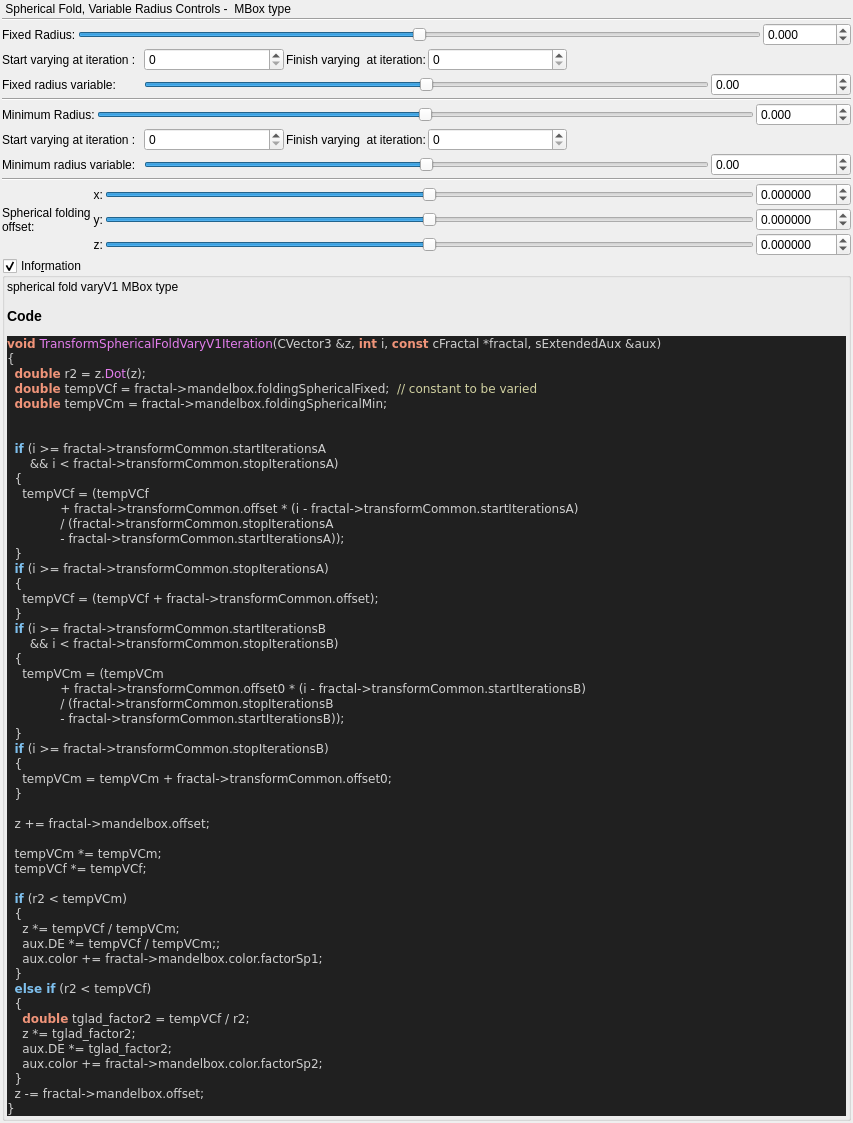
 <widget class="QWidget" name="Form">
  <property name="geometry">
   <rect>
    <x>0</x>
    <y>0</y>
    <width>853</width>
    <height>489</height>
   </rect>
  </property>
  <property name="windowTitle">
   <string>Form</string>
  </property>
  <layout class="QVBoxLayout" name="verticalLayout">
   <property name="spacing">
    <number>2</number>
   </property>
   <property name="leftMargin">
    <number>2</number>
   </property>
   <property name="topMargin">
    <number>2</number>
   </property>
   <property name="rightMargin">
    <number>2</number>
   </property>
   <property name="bottomMargin">
    <number>2</number>
   </property>
   <item>
    <widget class="QLabel" name="label_17">
     <property name="text">
      <string> Spherical Fold, Variable Radius Controls -  MBox type</string>
     </property>
    </widget>
   </item>
   <item>
    <widget class="Line" name="line_3">
     <property name="orientation">
      <enum>Qt::Horizontal</enum>
     </property>
    </widget>
   </item>
   <item>
    <layout class="QGridLayout" name="gridLayout_3">
     <item row="1" column="0">
      <widget class="QLabel" name="label_18">
       <property name="text">
        <string>Fixed Radius:</string>
       </property>
      </widget>
     </item>
     <item row="1" column="2">
      <widget class="MyDoubleSpinBox" name="spinbox_mandelbox_folding_fixed_radius">
       <property name="sizePolicy">
        <sizepolicy hsizetype="Minimum" vsizetype="Maximum">
         <horstretch>0</horstretch>
         <verstretch>0</verstretch>
        </sizepolicy>
       </property>
       <property name="prefix">
        <string/>
       </property>
       <property name="suffix">
        <string/>
       </property>
       <property name="decimals">
        <number>3</number>
       </property>
       <property name="minimum">
        <double>-36000.000000000000000</double>
       </property>
       <property name="maximum">
        <double>36000.000000000000000</double>
       </property>
       <property name="singleStep">
        <double>0.100000000000000</double>
       </property>
      </widget>
     </item>
     <item row="1" column="1">
      <widget class="QSlider" name="slider_mandelbox_folding_fixed_radius">
       <property name="sizePolicy">
        <sizepolicy hsizetype="Expanding" vsizetype="Maximum">
         <horstretch>0</horstretch>
         <verstretch>0</verstretch>
        </sizepolicy>
       </property>
       <property name="minimum">
        <number>-18000</number>
       </property>
       <property name="maximum">
        <number>18000</number>
       </property>
       <property name="value">
        <number>0</number>
       </property>
       <property name="sliderPosition">
        <number>0</number>
       </property>
       <property name="orientation">
        <enum>Qt::Horizontal</enum>
       </property>
      </widget>
     </item>
    </layout>
   </item>
   <item>
    <layout class="QGridLayout" name="gridLayout_37">
     <property name="spacing">
      <number>2</number>
     </property>
     <item row="1" column="0">
      <widget class="QLabel" name="label_82">
       <property name="text">
        <string>Fixed radius variable:</string>
       </property>
      </widget>
     </item>
     <item row="1" column="5">
      <widget class="MyDoubleSpinBox" name="spinbox_transf_offset">
       <property name="sizePolicy">
        <sizepolicy hsizetype="Minimum" vsizetype="Maximum">
         <horstretch>0</horstretch>
         <verstretch>0</verstretch>
        </sizepolicy>
       </property>
       <property name="prefix">
        <string/>
       </property>
       <property name="suffix">
        <string/>
       </property>
       <property name="decimals">
        <number>2</number>
       </property>
       <property name="minimum">
        <double>-1000.000000000000000</double>
       </property>
       <property name="maximum">
        <double>1000.000000000000000</double>
       </property>
       <property name="singleStep">
        <double>0.100000000000000</double>
       </property>
      </widget>
     </item>
     <item row="0" column="0">
      <widget class="QLabel" name="label_172">
       <property name="text">
        <string>Start varying at iteration :</string>
       </property>
      </widget>
     </item>
     <item row="0" column="4" colspan="2">
      <spacer name="horizontalSpacer_18">
       <property name="orientation">
        <enum>Qt::Horizontal</enum>
       </property>
       <property name="sizeHint" stdset="0">
        <size>
         <width>40</width>
         <height>20</height>
        </size>
       </property>
      </spacer>
     </item>
     <item row="0" column="1">
      <widget class="MySpinBox" name="spinboxInt_transf_start_iterations_A">
       <property name="sizePolicy">
        <sizepolicy hsizetype="Minimum" vsizetype="Maximum">
         <horstretch>0</horstretch>
         <verstretch>0</verstretch>
        </sizepolicy>
       </property>
       <property name="maximum">
        <number>250</number>
       </property>
      </widget>
     </item>
     <item row="0" column="2">
      <widget class="QLabel" name="label_170">
       <property name="text">
        <string>Finish varying  at iteration:</string>
       </property>
      </widget>
     </item>
     <item row="0" column="3">
      <widget class="MySpinBox" name="spinboxInt_transf_stop_iterations_A">
       <property name="sizePolicy">
        <sizepolicy hsizetype="Minimum" vsizetype="Maximum">
         <horstretch>0</horstretch>
         <verstretch>0</verstretch>
        </sizepolicy>
       </property>
       <property name="maximum">
        <number>250</number>
       </property>
      </widget>
     </item>
     <item row="1" column="1" colspan="4">
      <widget class="QSlider" name="slider_transf_offset">
       <property name="sizePolicy">
        <sizepolicy hsizetype="Expanding" vsizetype="Maximum">
         <horstretch>0</horstretch>
         <verstretch>0</verstretch>
        </sizepolicy>
       </property>
       <property name="minimum">
        <number>-18000</number>
       </property>
       <property name="maximum">
        <number>18000</number>
       </property>
       <property name="value">
        <number>0</number>
       </property>
       <property name="sliderPosition">
        <number>0</number>
       </property>
       <property name="orientation">
        <enum>Qt::Horizontal</enum>
       </property>
      </widget>
     </item>
    </layout>
   </item>
   <item>
    <widget class="Line" name="line">
     <property name="orientation">
      <enum>Qt::Horizontal</enum>
     </property>
    </widget>
   </item>
   <item>
    <layout class="QGridLayout" name="gridLayout_2">
     <item row="1" column="0">
      <widget class="QLabel" name="label_47">
       <property name="text">
        <string>Minimum Radius:</string>
       </property>
      </widget>
     </item>
     <item row="1" column="1">
      <widget class="QSlider" name="slider_mandelbox_folding_min_radius">
       <property name="sizePolicy">
        <sizepolicy hsizetype="Expanding" vsizetype="Maximum">
         <horstretch>0</horstretch>
         <verstretch>0</verstretch>
        </sizepolicy>
       </property>
       <property name="minimum">
        <number>-18000</number>
       </property>
       <property name="maximum">
        <number>18000</number>
       </property>
       <property name="value">
        <number>0</number>
       </property>
       <property name="sliderPosition">
        <number>0</number>
       </property>
       <property name="orientation">
        <enum>Qt::Horizontal</enum>
       </property>
      </widget>
     </item>
     <item row="1" column="2">
      <widget class="MyDoubleSpinBox" name="spinbox_mandelbox_folding_min_radius">
       <property name="sizePolicy">
        <sizepolicy hsizetype="Minimum" vsizetype="Maximum">
         <horstretch>0</horstretch>
         <verstretch>0</verstretch>
        </sizepolicy>
       </property>
       <property name="prefix">
        <string/>
       </property>
       <property name="suffix">
        <string/>
       </property>
       <property name="decimals">
        <number>3</number>
       </property>
       <property name="minimum">
        <double>-360000.000000000000000</double>
       </property>
       <property name="maximum">
        <double>360000.000000000000000</double>
       </property>
       <property name="singleStep">
        <double>0.100000000000000</double>
       </property>
      </widget>
     </item>
    </layout>
   </item>
   <item>
    <layout class="QGridLayout" name="gridLayout_36">
     <property name="spacing">
      <number>2</number>
     </property>
     <item row="0" column="1">
      <widget class="MySpinBox" name="spinboxInt_transf_start_iterations_B">
       <property name="sizePolicy">
        <sizepolicy hsizetype="Minimum" vsizetype="Maximum">
         <horstretch>0</horstretch>
         <verstretch>0</verstretch>
        </sizepolicy>
       </property>
       <property name="maximum">
        <number>250</number>
       </property>
      </widget>
     </item>
     <item row="1" column="5">
      <widget class="MyDoubleSpinBox" name="spinbox_transf_offset_0">
       <property name="sizePolicy">
        <sizepolicy hsizetype="Minimum" vsizetype="Maximum">
         <horstretch>0</horstretch>
         <verstretch>0</verstretch>
        </sizepolicy>
       </property>
       <property name="prefix">
        <string/>
       </property>
       <property name="suffix">
        <string/>
       </property>
       <property name="decimals">
        <number>2</number>
       </property>
       <property name="minimum">
        <double>-1000.000000000000000</double>
       </property>
       <property name="maximum">
        <double>1000.000000000000000</double>
       </property>
       <property name="singleStep">
        <double>0.100000000000000</double>
       </property>
      </widget>
     </item>
     <item row="0" column="2">
      <widget class="QLabel" name="label_169">
       <property name="text">
        <string>Finish varying  at iteration:</string>
       </property>
      </widget>
     </item>
     <item row="1" column="1" colspan="4">
      <widget class="QSlider" name="slider_transf_offset_0">
       <property name="sizePolicy">
        <sizepolicy hsizetype="Expanding" vsizetype="Maximum">
         <horstretch>0</horstretch>
         <verstretch>0</verstretch>
        </sizepolicy>
       </property>
       <property name="minimum">
        <number>-18000</number>
       </property>
       <property name="maximum">
        <number>18000</number>
       </property>
       <property name="value">
        <number>0</number>
       </property>
       <property name="sliderPosition">
        <number>0</number>
       </property>
       <property name="orientation">
        <enum>Qt::Horizontal</enum>
       </property>
      </widget>
     </item>
     <item row="1" column="0">
      <widget class="QLabel" name="label_81">
       <property name="text">
        <string>Minimum radius variable:</string>
       </property>
      </widget>
     </item>
     <item row="0" column="0">
      <widget class="QLabel" name="label_171">
       <property name="text">
        <string>Start varying at iteration :</string>
       </property>
      </widget>
     </item>
     <item row="0" column="4" colspan="2">
      <spacer name="horizontalSpacer_17">
       <property name="orientation">
        <enum>Qt::Horizontal</enum>
       </property>
       <property name="sizeHint" stdset="0">
        <size>
         <width>40</width>
         <height>20</height>
        </size>
       </property>
      </spacer>
     </item>
     <item row="0" column="3">
      <widget class="MySpinBox" name="spinboxInt_transf_stop_iterations_B">
       <property name="sizePolicy">
        <sizepolicy hsizetype="Minimum" vsizetype="Maximum">
         <horstretch>0</horstretch>
         <verstretch>0</verstretch>
        </sizepolicy>
       </property>
       <property name="maximum">
        <number>250</number>
       </property>
      </widget>
     </item>
    </layout>
   </item>
   <item>
    <widget class="Line" name="line_2">
     <property name="orientation">
      <enum>Qt::Horizontal</enum>
     </property>
    </widget>
   </item>
   <item>
    <layout class="QGridLayout" name="gridLayout_16">
     <property name="spacing">
      <number>2</number>
     </property>
     <item row="3" column="0" rowspan="3">
      <widget class="QLabel" name="label_15">
       <property name="text">
        <string>Spherical folding
offset:</string>
       </property>
      </widget>
     </item>
     <item row="4" column="3">
      <widget class="MyDoubleSpinBox" name="spinbox3_mandelbox_offset_y">
       <property name="sizePolicy">
        <sizepolicy hsizetype="Minimum" vsizetype="Maximum">
         <horstretch>0</horstretch>
         <verstretch>0</verstretch>
        </sizepolicy>
       </property>
       <property name="prefix">
        <string/>
       </property>
       <property name="suffix">
        <string/>
       </property>
       <property name="decimals">
        <number>6</number>
       </property>
       <property name="minimum">
        <double>-100.000000000000000</double>
       </property>
       <property name="maximum">
        <double>100.000000000000000</double>
       </property>
       <property name="singleStep">
        <double>0.100000000000000</double>
       </property>
      </widget>
     </item>
     <item row="3" column="3">
      <widget class="MyDoubleSpinBox" name="spinbox3_mandelbox_offset_x">
       <property name="sizePolicy">
        <sizepolicy hsizetype="Minimum" vsizetype="Maximum">
         <horstretch>0</horstretch>
         <verstretch>0</verstretch>
        </sizepolicy>
       </property>
       <property name="prefix">
        <string/>
       </property>
       <property name="suffix">
        <string/>
       </property>
       <property name="decimals">
        <number>6</number>
       </property>
       <property name="minimum">
        <double>-100.000000000000000</double>
       </property>
       <property name="maximum">
        <double>100.000000000000000</double>
       </property>
       <property name="singleStep">
        <double>0.100000000000000</double>
       </property>
      </widget>
     </item>
     <item row="4" column="1">
      <widget class="QLabel" name="label_116">
       <property name="sizePolicy">
        <sizepolicy hsizetype="Preferred" vsizetype="Preferred">
         <horstretch>0</horstretch>
         <verstretch>0</verstretch>
        </sizepolicy>
       </property>
       <property name="text">
        <string>y:</string>
       </property>
       <property name="alignment">
        <set>Qt::AlignRight|Qt::AlignTrailing|Qt::AlignVCenter</set>
       </property>
      </widget>
     </item>
     <item row="5" column="1">
      <widget class="QLabel" name="label_117">
       <property name="sizePolicy">
        <sizepolicy hsizetype="Preferred" vsizetype="Preferred">
         <horstretch>0</horstretch>
         <verstretch>0</verstretch>
        </sizepolicy>
       </property>
       <property name="text">
        <string>z:</string>
       </property>
       <property name="alignment">
        <set>Qt::AlignRight|Qt::AlignTrailing|Qt::AlignVCenter</set>
       </property>
      </widget>
     </item>
     <item row="3" column="2">
      <widget class="QSlider" name="slider3_mandelbox_offset_x">
       <property name="sizePolicy">
        <sizepolicy hsizetype="Expanding" vsizetype="Maximum">
         <horstretch>0</horstretch>
         <verstretch>0</verstretch>
        </sizepolicy>
       </property>
       <property name="minimum">
        <number>-1000000</number>
       </property>
       <property name="maximum">
        <number>1000000</number>
       </property>
       <property name="singleStep">
        <number>1</number>
       </property>
       <property name="orientation">
        <enum>Qt::Horizontal</enum>
       </property>
      </widget>
     </item>
     <item row="5" column="3">
      <widget class="MyDoubleSpinBox" name="spinbox3_mandelbox_offset_z">
       <property name="sizePolicy">
        <sizepolicy hsizetype="Minimum" vsizetype="Maximum">
         <horstretch>0</horstretch>
         <verstretch>0</verstretch>
        </sizepolicy>
       </property>
       <property name="prefix">
        <string/>
       </property>
       <property name="suffix">
        <string/>
       </property>
       <property name="decimals">
        <number>6</number>
       </property>
       <property name="minimum">
        <double>-100.000000000000000</double>
       </property>
       <property name="maximum">
        <double>100.000000000000000</double>
       </property>
       <property name="singleStep">
        <double>0.100000000000000</double>
       </property>
      </widget>
     </item>
     <item row="5" column="2">
      <widget class="QSlider" name="slider3_mandelbox_offset_z">
       <property name="sizePolicy">
        <sizepolicy hsizetype="Expanding" vsizetype="Maximum">
         <horstretch>0</horstretch>
         <verstretch>0</verstretch>
        </sizepolicy>
       </property>
       <property name="minimum">
        <number>-1000000</number>
       </property>
       <property name="maximum">
        <number>1000000</number>
       </property>
       <property name="singleStep">
        <number>1</number>
       </property>
       <property name="orientation">
        <enum>Qt::Horizontal</enum>
       </property>
      </widget>
     </item>
     <item row="3" column="1">
      <widget class="QLabel" name="label_115">
       <property name="sizePolicy">
        <sizepolicy hsizetype="Preferred" vsizetype="Preferred">
         <horstretch>0</horstretch>
         <verstretch>0</verstretch>
        </sizepolicy>
       </property>
       <property name="text">
        <string>x:</string>
       </property>
       <property name="alignment">
        <set>Qt::AlignRight|Qt::AlignTrailing|Qt::AlignVCenter</set>
       </property>
      </widget>
     </item>
     <item row="4" column="2">
      <widget class="QSlider" name="slider3_mandelbox_offset_y">
       <property name="sizePolicy">
        <sizepolicy hsizetype="Expanding" vsizetype="Maximum">
         <horstretch>0</horstretch>
         <verstretch>0</verstretch>
        </sizepolicy>
       </property>
       <property name="minimum">
        <number>-1000000</number>
       </property>
       <property name="maximum">
        <number>1000000</number>
       </property>
       <property name="singleStep">
        <number>1</number>
       </property>
       <property name="orientation">
        <enum>Qt::Horizontal</enum>
       </property>
      </widget>
     </item>
    </layout>
   </item>
   <item>
    <widget class="MyGroupBox" name="groupCheck_info">
     <property name="title">
      <string>Info&amp;rmation</string>
     </property>
     <property name="flat">
      <bool>false</bool>
     </property>
     <property name="checkable">
      <bool>true</bool>
     </property>
     <layout class="QVBoxLayout" name="verticalLayout_2">
      <property name="spacing">
       <number>2</number>
      </property>
      <property name="leftMargin">
       <number>2</number>
      </property>
      <property name="topMargin">
       <number>2</number>
      </property>
      <property name="rightMargin">
       <number>2</number>
      </property>
      <property name="bottomMargin">
       <number>2</number>
      </property>
      <item>
       <widget class="QLabel" name="label_code_content">
        <property name="text">
         <string>&lt;p&gt;spherical fold varyV1 MBox type&lt;/p&gt;&lt;table&gt;
&lt;/table&gt;
&lt;h3&gt;Code&lt;/h3&gt;
&lt;body style=&quot;background-color:#202020&quot;&gt;
&lt;pre style=&quot;color:#d0d0d0; background-color:#202020;  font-family:'Courier New',monospace;&quot;&gt;&lt;span style=&quot;color:#f09479; font-weight:bold&quot;&gt;void&lt;/span&gt; &lt;span style=&quot;color:#e47eed&quot;&gt;TransformSphericalFoldVaryV1Iteration&lt;/span&gt;&lt;span style=&quot;color:#d0d0d0&quot;&gt;(&lt;/span&gt;CVector3 &lt;span style=&quot;color:#d0d0d0&quot;&gt;&amp;amp;&lt;/span&gt;z&lt;span style=&quot;color:#d0d0d0&quot;&gt;,&lt;/span&gt; &lt;span style=&quot;color:#f09479; font-weight:bold&quot;&gt;int&lt;/span&gt; i&lt;span style=&quot;color:#d0d0d0&quot;&gt;,&lt;/span&gt; &lt;span style=&quot;color:#f09479; font-weight:bold&quot;&gt;const&lt;/span&gt; cFractal &lt;span style=&quot;color:#d0d0d0&quot;&gt;*&lt;/span&gt;fractal&lt;span style=&quot;color:#d0d0d0&quot;&gt;,&lt;/span&gt; sExtendedAux &lt;span style=&quot;color:#d0d0d0&quot;&gt;&amp;amp;&lt;/span&gt;aux&lt;span style=&quot;color:#d0d0d0&quot;&gt;)&lt;/span&gt;
&lt;span style=&quot;color:#d0d0d0&quot;&gt;{&lt;/span&gt;
  &lt;span style=&quot;color:#f09479; font-weight:bold&quot;&gt;double&lt;/span&gt; r2 &lt;span style=&quot;color:#d0d0d0&quot;&gt;=&lt;/span&gt; z&lt;span style=&quot;color:#d0d0d0&quot;&gt;.&lt;/span&gt;&lt;span style=&quot;color:#e47eed&quot;&gt;Dot&lt;/span&gt;&lt;span style=&quot;color:#d0d0d0&quot;&gt;(&lt;/span&gt;z&lt;span style=&quot;color:#d0d0d0&quot;&gt;);&lt;/span&gt;
  &lt;span style=&quot;color:#f09479; font-weight:bold&quot;&gt;double&lt;/span&gt; tempVCf &lt;span style=&quot;color:#d0d0d0&quot;&gt;=&lt;/span&gt; fractal&lt;span style=&quot;color:#d0d0d0&quot;&gt;-&amp;gt;&lt;/span&gt;mandelbox&lt;span style=&quot;color:#d0d0d0&quot;&gt;.&lt;/span&gt;foldingSphericalFixed&lt;span style=&quot;color:#d0d0d0&quot;&gt;;&lt;/span&gt;  &lt;span style=&quot;color:#d0d0a0&quot;&gt;// constant to be varied&lt;/span&gt;
  &lt;span style=&quot;color:#f09479; font-weight:bold&quot;&gt;double&lt;/span&gt; tempVCm &lt;span style=&quot;color:#d0d0d0&quot;&gt;=&lt;/span&gt; fractal&lt;span style=&quot;color:#d0d0d0&quot;&gt;-&amp;gt;&lt;/span&gt;mandelbox&lt;span style=&quot;color:#d0d0d0&quot;&gt;.&lt;/span&gt;foldingSphericalMin&lt;span style=&quot;color:#d0d0d0&quot;&gt;;&lt;/span&gt;


  &lt;span style=&quot;color:#7ec0ee; font-weight:bold&quot;&gt;if&lt;/span&gt; &lt;span style=&quot;color:#d0d0d0&quot;&gt;(&lt;/span&gt;i &lt;span style=&quot;color:#d0d0d0&quot;&gt;&amp;gt;=&lt;/span&gt; fractal&lt;span style=&quot;color:#d0d0d0&quot;&gt;-&amp;gt;&lt;/span&gt;transformCommon&lt;span style=&quot;color:#d0d0d0&quot;&gt;.&lt;/span&gt;startIterationsA
      &lt;span style=&quot;color:#d0d0d0&quot;&gt;&amp;amp;&amp;amp;&lt;/span&gt; i &lt;span style=&quot;color:#d0d0d0&quot;&gt;&amp;lt;&lt;/span&gt; fractal&lt;span style=&quot;color:#d0d0d0&quot;&gt;-&amp;gt;&lt;/span&gt;transformCommon&lt;span style=&quot;color:#d0d0d0&quot;&gt;.&lt;/span&gt;stopIterationsA&lt;span style=&quot;color:#d0d0d0&quot;&gt;)&lt;/span&gt;
  &lt;span style=&quot;color:#d0d0d0&quot;&gt;{&lt;/span&gt;
    tempVCf &lt;span style=&quot;color:#d0d0d0&quot;&gt;= (&lt;/span&gt;tempVCf
              &lt;span style=&quot;color:#d0d0d0&quot;&gt;+&lt;/span&gt; fractal&lt;span style=&quot;color:#d0d0d0&quot;&gt;-&amp;gt;&lt;/span&gt;transformCommon&lt;span style=&quot;color:#d0d0d0&quot;&gt;.&lt;/span&gt;offset &lt;span style=&quot;color:#d0d0d0&quot;&gt;* (&lt;/span&gt;i &lt;span style=&quot;color:#d0d0d0&quot;&gt;-&lt;/span&gt; fractal&lt;span style=&quot;color:#d0d0d0&quot;&gt;-&amp;gt;&lt;/span&gt;transformCommon&lt;span style=&quot;color:#d0d0d0&quot;&gt;.&lt;/span&gt;startIterationsA&lt;span style=&quot;color:#d0d0d0&quot;&gt;)&lt;/span&gt;
              &lt;span style=&quot;color:#d0d0d0&quot;&gt;/ (&lt;/span&gt;fractal&lt;span style=&quot;color:#d0d0d0&quot;&gt;-&amp;gt;&lt;/span&gt;transformCommon&lt;span style=&quot;color:#d0d0d0&quot;&gt;.&lt;/span&gt;stopIterationsA
              &lt;span style=&quot;color:#d0d0d0&quot;&gt;-&lt;/span&gt; fractal&lt;span style=&quot;color:#d0d0d0&quot;&gt;-&amp;gt;&lt;/span&gt;transformCommon&lt;span style=&quot;color:#d0d0d0&quot;&gt;.&lt;/span&gt;startIterationsA&lt;span style=&quot;color:#d0d0d0&quot;&gt;));&lt;/span&gt;
  &lt;span style=&quot;color:#d0d0d0&quot;&gt;}&lt;/span&gt;
  &lt;span style=&quot;color:#7ec0ee; font-weight:bold&quot;&gt;if&lt;/span&gt; &lt;span style=&quot;color:#d0d0d0&quot;&gt;(&lt;/span&gt;i &lt;span style=&quot;color:#d0d0d0&quot;&gt;&amp;gt;=&lt;/span&gt; fractal&lt;span style=&quot;color:#d0d0d0&quot;&gt;-&amp;gt;&lt;/span&gt;transformCommon&lt;span style=&quot;color:#d0d0d0&quot;&gt;.&lt;/span&gt;stopIterationsA&lt;span style=&quot;color:#d0d0d0&quot;&gt;)&lt;/span&gt;
  &lt;span style=&quot;color:#d0d0d0&quot;&gt;{&lt;/span&gt;
    tempVCf &lt;span style=&quot;color:#d0d0d0&quot;&gt;= (&lt;/span&gt;tempVCf &lt;span style=&quot;color:#d0d0d0&quot;&gt;+&lt;/span&gt; fractal&lt;span style=&quot;color:#d0d0d0&quot;&gt;-&amp;gt;&lt;/span&gt;transformCommon&lt;span style=&quot;color:#d0d0d0&quot;&gt;.&lt;/span&gt;offset&lt;span style=&quot;color:#d0d0d0&quot;&gt;);&lt;/span&gt;
  &lt;span style=&quot;color:#d0d0d0&quot;&gt;}&lt;/span&gt;
  &lt;span style=&quot;color:#7ec0ee; font-weight:bold&quot;&gt;if&lt;/span&gt; &lt;span style=&quot;color:#d0d0d0&quot;&gt;(&lt;/span&gt;i &lt;span style=&quot;color:#d0d0d0&quot;&gt;&amp;gt;=&lt;/span&gt; fractal&lt;span style=&quot;color:#d0d0d0&quot;&gt;-&amp;gt;&lt;/span&gt;transformCommon&lt;span style=&quot;color:#d0d0d0&quot;&gt;.&lt;/span&gt;startIterationsB
      &lt;span style=&quot;color:#d0d0d0&quot;&gt;&amp;amp;&amp;amp;&lt;/span&gt; i &lt;span style=&quot;color:#d0d0d0&quot;&gt;&amp;lt;&lt;/span&gt; fractal&lt;span style=&quot;color:#d0d0d0&quot;&gt;-&amp;gt;&lt;/span&gt;transformCommon&lt;span style=&quot;color:#d0d0d0&quot;&gt;.&lt;/span&gt;stopIterationsB&lt;span style=&quot;color:#d0d0d0&quot;&gt;)&lt;/span&gt;
  &lt;span style=&quot;color:#d0d0d0&quot;&gt;{&lt;/span&gt;
    tempVCm &lt;span style=&quot;color:#d0d0d0&quot;&gt;= (&lt;/span&gt;tempVCm
              &lt;span style=&quot;color:#d0d0d0&quot;&gt;+&lt;/span&gt; fractal&lt;span style=&quot;color:#d0d0d0&quot;&gt;-&amp;gt;&lt;/span&gt;transformCommon&lt;span style=&quot;color:#d0d0d0&quot;&gt;.&lt;/span&gt;offset0 &lt;span style=&quot;color:#d0d0d0&quot;&gt;* (&lt;/span&gt;i &lt;span style=&quot;color:#d0d0d0&quot;&gt;-&lt;/span&gt; fractal&lt;span style=&quot;color:#d0d0d0&quot;&gt;-&amp;gt;&lt;/span&gt;transformCommon&lt;span style=&quot;color:#d0d0d0&quot;&gt;.&lt;/span&gt;startIterationsB&lt;span style=&quot;color:#d0d0d0&quot;&gt;)&lt;/span&gt;
              &lt;span style=&quot;color:#d0d0d0&quot;&gt;/ (&lt;/span&gt;fractal&lt;span style=&quot;color:#d0d0d0&quot;&gt;-&amp;gt;&lt;/span&gt;transformCommon&lt;span style=&quot;color:#d0d0d0&quot;&gt;.&lt;/span&gt;stopIterationsB
              &lt;span style=&quot;color:#d0d0d0&quot;&gt;-&lt;/span&gt; fractal&lt;span style=&quot;color:#d0d0d0&quot;&gt;-&amp;gt;&lt;/span&gt;transformCommon&lt;span style=&quot;color:#d0d0d0&quot;&gt;.&lt;/span&gt;startIterationsB&lt;span style=&quot;color:#d0d0d0&quot;&gt;));&lt;/span&gt;
  &lt;span style=&quot;color:#d0d0d0&quot;&gt;}&lt;/span&gt;
  &lt;span style=&quot;color:#7ec0ee; font-weight:bold&quot;&gt;if&lt;/span&gt; &lt;span style=&quot;color:#d0d0d0&quot;&gt;(&lt;/span&gt;i &lt;span style=&quot;color:#d0d0d0&quot;&gt;&amp;gt;=&lt;/span&gt; fractal&lt;span style=&quot;color:#d0d0d0&quot;&gt;-&amp;gt;&lt;/span&gt;transformCommon&lt;span style=&quot;color:#d0d0d0&quot;&gt;.&lt;/span&gt;stopIterationsB&lt;span style=&quot;color:#d0d0d0&quot;&gt;)&lt;/span&gt;
  &lt;span style=&quot;color:#d0d0d0&quot;&gt;{&lt;/span&gt;
    tempVCm &lt;span style=&quot;color:#d0d0d0&quot;&gt;=&lt;/span&gt; tempVCm &lt;span style=&quot;color:#d0d0d0&quot;&gt;+&lt;/span&gt; fractal&lt;span style=&quot;color:#d0d0d0&quot;&gt;-&amp;gt;&lt;/span&gt;transformCommon&lt;span style=&quot;color:#d0d0d0&quot;&gt;.&lt;/span&gt;offset0&lt;span style=&quot;color:#d0d0d0&quot;&gt;;&lt;/span&gt;
  &lt;span style=&quot;color:#d0d0d0&quot;&gt;}&lt;/span&gt;

  z &lt;span style=&quot;color:#d0d0d0&quot;&gt;+=&lt;/span&gt; fractal&lt;span style=&quot;color:#d0d0d0&quot;&gt;-&amp;gt;&lt;/span&gt;mandelbox&lt;span style=&quot;color:#d0d0d0&quot;&gt;.&lt;/span&gt;offset&lt;span style=&quot;color:#d0d0d0&quot;&gt;;&lt;/span&gt;

  tempVCm &lt;span style=&quot;color:#d0d0d0&quot;&gt;*=&lt;/span&gt; tempVCm&lt;span style=&quot;color:#d0d0d0&quot;&gt;;&lt;/span&gt;
  tempVCf &lt;span style=&quot;color:#d0d0d0&quot;&gt;*=&lt;/span&gt; tempVCf&lt;span style=&quot;color:#d0d0d0&quot;&gt;;&lt;/span&gt;

  &lt;span style=&quot;color:#7ec0ee; font-weight:bold&quot;&gt;if&lt;/span&gt; &lt;span style=&quot;color:#d0d0d0&quot;&gt;(&lt;/span&gt;r2 &lt;span style=&quot;color:#d0d0d0&quot;&gt;&amp;lt;&lt;/span&gt; tempVCm&lt;span style=&quot;color:#d0d0d0&quot;&gt;)&lt;/span&gt;
  &lt;span style=&quot;color:#d0d0d0&quot;&gt;{&lt;/span&gt;
    z &lt;span style=&quot;color:#d0d0d0&quot;&gt;*=&lt;/span&gt; tempVCf &lt;span style=&quot;color:#d0d0d0&quot;&gt;/&lt;/span&gt; tempVCm&lt;span style=&quot;color:#d0d0d0&quot;&gt;;&lt;/span&gt;
    aux&lt;span style=&quot;color:#d0d0d0&quot;&gt;.&lt;/span&gt;DE &lt;span style=&quot;color:#d0d0d0&quot;&gt;*=&lt;/span&gt; tempVCf &lt;span style=&quot;color:#d0d0d0&quot;&gt;/&lt;/span&gt; tempVCm&lt;span style=&quot;color:#d0d0d0&quot;&gt;;;&lt;/span&gt;
    aux&lt;span style=&quot;color:#d0d0d0&quot;&gt;.&lt;/span&gt;color &lt;span style=&quot;color:#d0d0d0&quot;&gt;+=&lt;/span&gt; fractal&lt;span style=&quot;color:#d0d0d0&quot;&gt;-&amp;gt;&lt;/span&gt;mandelbox&lt;span style=&quot;color:#d0d0d0&quot;&gt;.&lt;/span&gt;color&lt;span style=&quot;color:#d0d0d0&quot;&gt;.&lt;/span&gt;factorSp1&lt;span style=&quot;color:#d0d0d0&quot;&gt;;&lt;/span&gt;
  &lt;span style=&quot;color:#d0d0d0&quot;&gt;}&lt;/span&gt;
  &lt;span style=&quot;color:#7ec0ee; font-weight:bold&quot;&gt;else if&lt;/span&gt; &lt;span style=&quot;color:#d0d0d0&quot;&gt;(&lt;/span&gt;r2 &lt;span style=&quot;color:#d0d0d0&quot;&gt;&amp;lt;&lt;/span&gt; tempVCf&lt;span style=&quot;color:#d0d0d0&quot;&gt;)&lt;/span&gt;
  &lt;span style=&quot;color:#d0d0d0&quot;&gt;{&lt;/span&gt;
    &lt;span style=&quot;color:#f09479; font-weight:bold&quot;&gt;double&lt;/span&gt; tglad_factor2 &lt;span style=&quot;color:#d0d0d0&quot;&gt;=&lt;/span&gt; tempVCf &lt;span style=&quot;color:#d0d0d0&quot;&gt;/&lt;/span&gt; r2&lt;span style=&quot;color:#d0d0d0&quot;&gt;;&lt;/span&gt;
    z &lt;span style=&quot;color:#d0d0d0&quot;&gt;*=&lt;/span&gt; tglad_factor2&lt;span style=&quot;color:#d0d0d0&quot;&gt;;&lt;/span&gt;
    aux&lt;span style=&quot;color:#d0d0d0&quot;&gt;.&lt;/span&gt;DE &lt;span style=&quot;color:#d0d0d0&quot;&gt;*=&lt;/span&gt; tglad_factor2&lt;span style=&quot;color:#d0d0d0&quot;&gt;;&lt;/span&gt;
    aux&lt;span style=&quot;color:#d0d0d0&quot;&gt;.&lt;/span&gt;color &lt;span style=&quot;color:#d0d0d0&quot;&gt;+=&lt;/span&gt; fractal&lt;span style=&quot;color:#d0d0d0&quot;&gt;-&amp;gt;&lt;/span&gt;mandelbox&lt;span style=&quot;color:#d0d0d0&quot;&gt;.&lt;/span&gt;color&lt;span style=&quot;color:#d0d0d0&quot;&gt;.&lt;/span&gt;factorSp2&lt;span style=&quot;color:#d0d0d0&quot;&gt;;&lt;/span&gt;
  &lt;span style=&quot;color:#d0d0d0&quot;&gt;}&lt;/span&gt;
  z &lt;span style=&quot;color:#d0d0d0&quot;&gt;-=&lt;/span&gt; fractal&lt;span style=&quot;color:#d0d0d0&quot;&gt;-&amp;gt;&lt;/span&gt;mandelbox&lt;span style=&quot;color:#d0d0d0&quot;&gt;.&lt;/span&gt;offset&lt;span style=&quot;color:#d0d0d0&quot;&gt;;&lt;/span&gt;
&lt;span style=&quot;color:#d0d0d0&quot;&gt;}&lt;/span&gt;
&lt;/pre&gt;
&lt;/body&gt;</string>
        </property>
        <property name="wordWrap">
         <bool>true</bool>
        </property>
        <property name="openExternalLinks">
         <bool>true</bool>
        </property>
        <property name="textInteractionFlags">
         <set>Qt::LinksAccessibleByMouse|Qt::TextSelectableByMouse</set>
        </property>
       </widget>
      </item>
     </layout>
    </widget>
   </item>
   <item>
    <spacer name="verticalSpacer">
     <property name="orientation">
      <enum>Qt::Vertical</enum>
     </property>
     <property name="sizeHint" stdset="0">
      <size>
       <width>20</width>
       <height>40</height>
      </size>
     </property>
    </spacer>
   </item>
  </layout>
 </widget>
